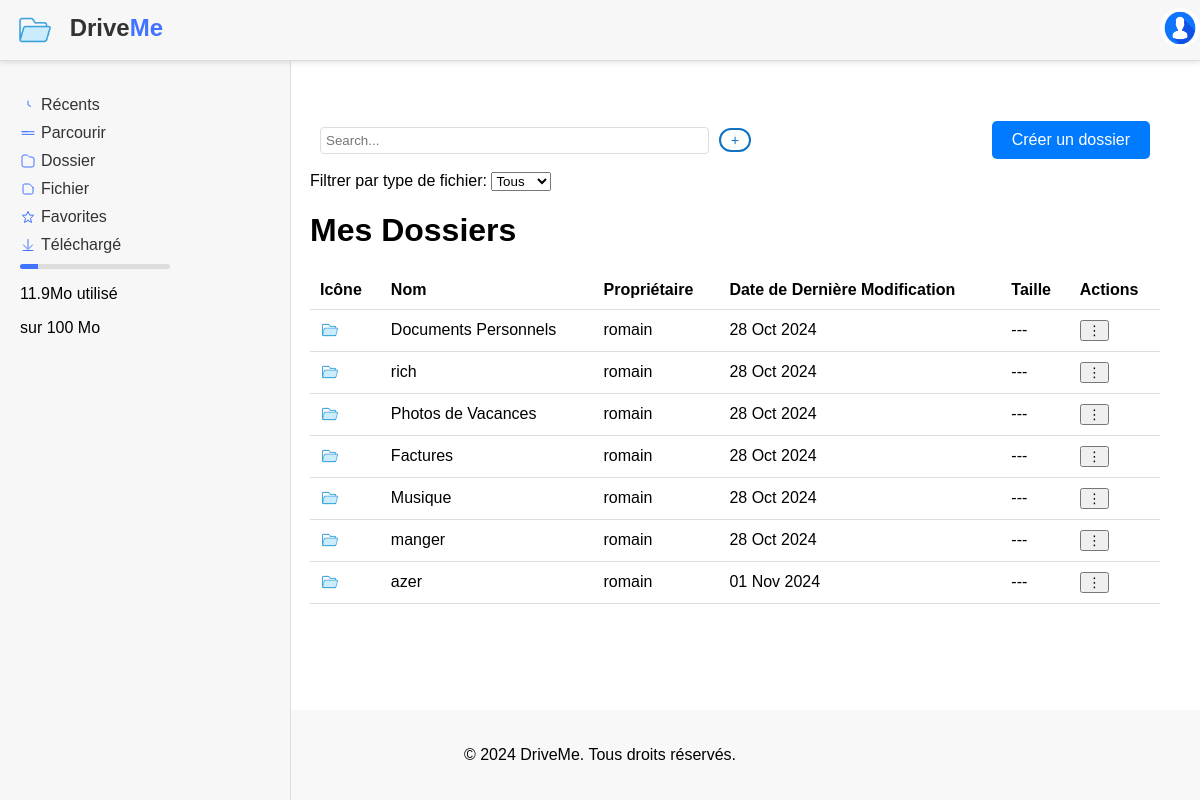
The app's page /folder/ (signed in), older data.
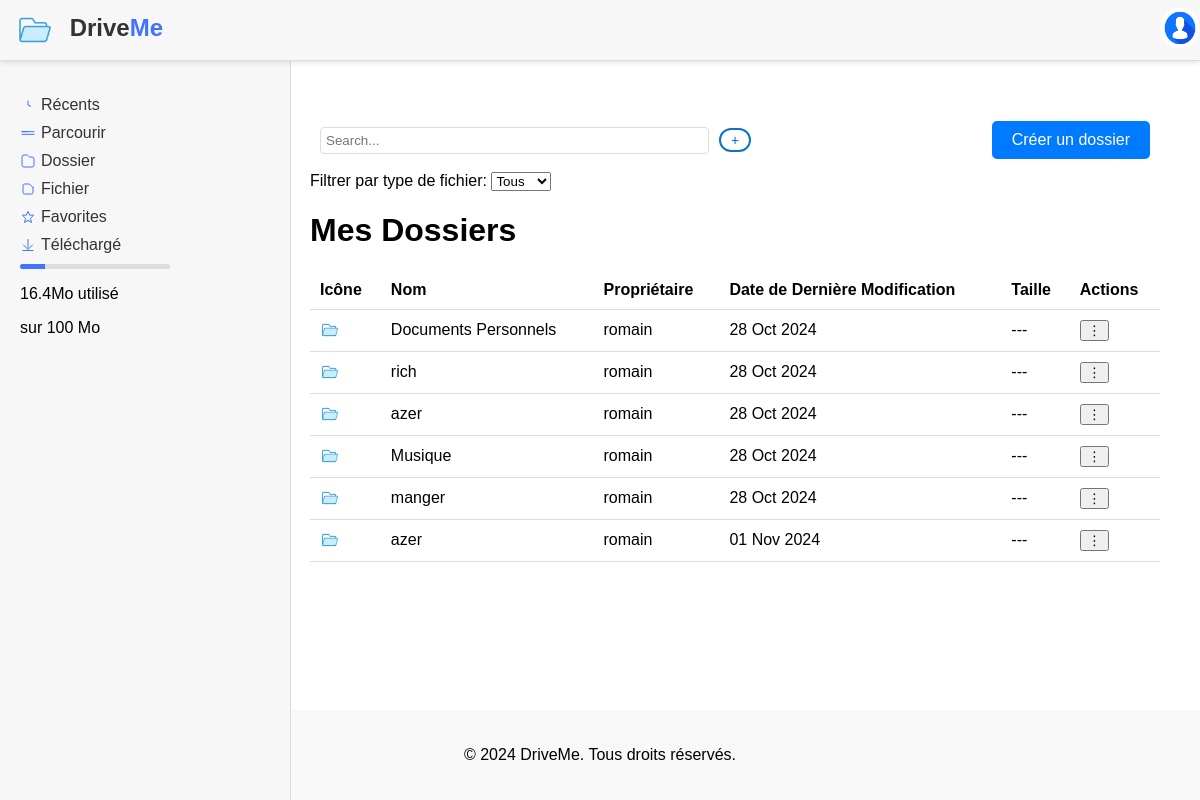
The same page, newer data.
### drive/models.py (models this page shows, shortened)
class Dossier(models.Model):
    nom = models.CharField(max_length=100)
    utilisateur = models.ForeignKey(User, on_delete=models.CASCADE)
    date_creation = models.DateTimeField(auto_now_add=True)

### drive/views.py (the view)
# urls.py: path('folder/', views.folder_view, name='folder'),
@login_required
def folder_view(request):
    dossiers = Dossier.objects.filter(utilisateur=request.user)
    documents = Document.objects.filter(utilisateur=request.user)
    used_space = get_user_storage_usage(request.user) / (1024 * 1024)
    return render(request, 'folder.html', {
        'dossiers': dossiers,
        'documents': documents,
        'used_space': used_space
    })

### drive/views.py (called while the page is built)
def get_user_storage_usage(user):
    total_size = Document.objects.filter(utilisateur=user).aggregate(Sum('taille_fichier'))['taille_fichier__sum'] or 0
    return total_size

### drive/templates/folder.html (shortened to what this page needs)
{% extends 'base.html' %}
{% load static %}
{% block content %}
<head>
</head>
<body>
  <div class="main-content">
    <div class="sub-navbar">
      <div class="left" style="display: flex; gap: 10px;">
        <input type="text" id="searchInput" placeholder="Search..." style="width: 100%; padding: 5px; border: 1px solid #ddd; border-radius: 4px;">
    </div>
        <div class="sub-navbar">
          <div class="center">
            <a href="{% url 'upload_document' %}"><button class="outline">+</button></a>
          </div>
      </div>
        <div class="right">  <a href="{% url 'create_folder' %}" class="button">Créer un dossier</a>
        </div>
    </div>
    <div class="filter">
      <label for="type_fichier">Filtrer par type de fichier:</label>
      <select id="type_fichier" name="type_fichier" onchange="filterDocuments(this.value)">
          <option value="">Tous</option>
      </select>
    </div>
  <h1>Mes Dossiers</h1>
  <table>
    <thead>
        <tr>
            <th>Icône</th>
            <th>Nom</th>
            <th>Propriétaire</th>
            <th>Date de Dernière Modification</th>
            <th>Taille</th>
            <th>Actions</th>
        </tr>
    </thead>
    <tbody>
        {% for dossier in dossiers %}
        <tr>
            <td>
                <img class="folder-icon" src="{% static 'icons/folder.png' %}" alt="Dossier" />
            </td>
            <td>
                <a href="{% url 'folder_documents' folder_id=dossier.id %}" class="folder-link">{{ dossier.nom }}</a>
            </td>
            <td>{{ dossier.utilisateur.username}}</td>
            <td>{{ dossier.date_creation|date:"d M Y" }}</td>
            <td>---</td>
            <td>
                <div class="action-menu">
                    <button>⋮</button>
                </div>
            </td>
        </tr>
        {% empty %}
        <tr>
            <td colspan="6">Aucun dossier trouvé.</td>
        </tr>
        {% endfor %}
    </tbody>
</table>
</div>
</body>
</html>
{% endblock %}

Row changes from the older to the newer data that the page shows:
removed Dossier: nom "Factures", utilisateur.username "romain", date_creation "28 Oct 2024"
changed Dossier (number 3 of 6 on the later page): nom "Photos de Vacances" → "azer"
Text that changed along with them:
{{ used_space|floatformat:1 }}: 11.9 → 16.4 (drawn)
{{ used_space|floatformat:1 }}: "11.9" → "16.4"
